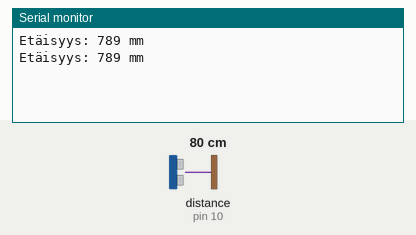
This sketch was run on a simulated Arduino Uno, built with avr-gcc and run on an emulated ATmega328P. On the bench: the last lines printed to the serial monitor. Wiring (inferred from the names in the program): ultrasonic range finder: trigger pin 9; echo pin 10. Inputs (shaded band) come from the test bench; at power-on: distance to the obstacle (sensor on pin 10) 80 cm. The echo pulse lasts 58.3 µs per cm.

Above: at 1.8 s.
1.9 s: distance to the obstacle (sensor on pin 10) set to 2 cm
At 2.7 s:
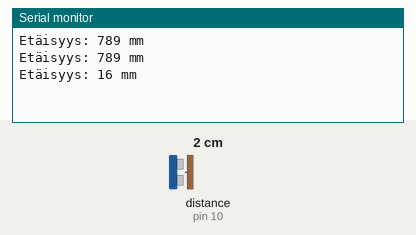
3.4 s: distance to the obstacle (sensor on pin 10) set to 4 cm
At 4.8 s:
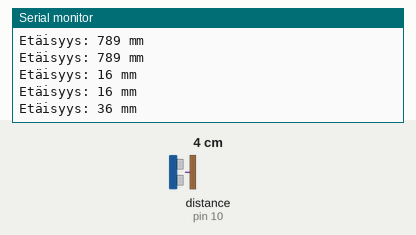
Timing chart, 0 to 6.4 s (numbered marks = the images above; inputs shaded):
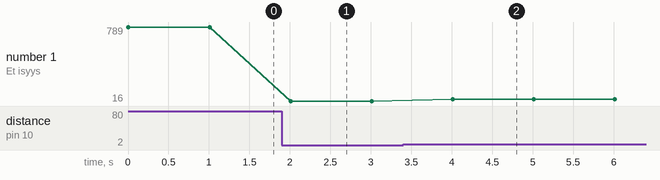

The sketch:

Arduino_ultra__niEt_isyysmittari.ino
```cpp
// Määritellään HC-SR04 sensorin pinnit
const int trigPin = 9;
const int echoPin = 10;

// Määritellään muuttujat etäisyydelle ja ajalle
long duration;
int distance;

void setup() {
  // Alustetaan sarjaportti nopeudella 9600 bps
  Serial.begin(9600);

  // Asetetaan trigPin OUTPUT-tilaan ja echoPin INPUT-tilaan
  pinMode(trigPin, OUTPUT);
  pinMode(echoPin, INPUT);
}

void loop() {
  // Lähetetään 10 mikrosekunnin pituinen pulssi trigPinille
  digitalWrite(trigPin, LOW);
  delayMicroseconds(2);
  digitalWrite(trigPin, HIGH);
  delayMicroseconds(10);
  digitalWrite(trigPin, LOW);

  // Luetaan echoPinin tila
  duration = pulseIn(echoPin, HIGH);

  // Lasketaan etäisyys senttimetreinä
  distance = duration * 0.034 * 10 / 2;

  // Tulostetaan etäisyys sarjaporttiin
  Serial.print("Etäisyys: ");
  Serial.print(distance, 1);
  Serial.println(" mm");

  // Pieni viive ennen seuraavaa mittauskierrosta
  delay(1000);
}
```

Measured:
- after the input at 1.9 s, the serial monitor: prints a new line after 0.11 s (image 1)
- after the input at 3.4 s, the serial monitor: prints a new line after 0.61 s (image 2)
- plotted number 1: 789 → 16 after the input at 1.9 s, 16 → 36 after the input at 3.4 s
